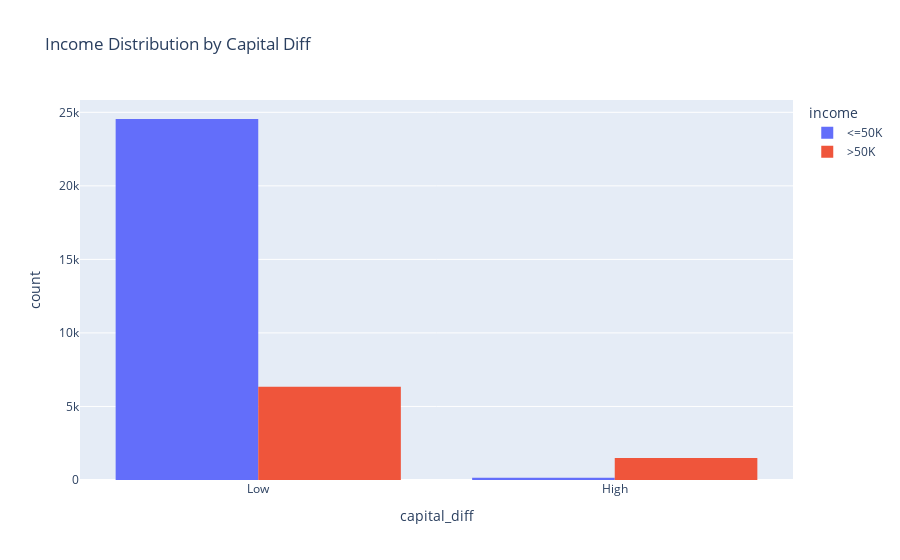

Source (notebook cell):
### Code cell
px.histogram(df, x='capital_diff', color="income", barmode='group', title='Income Distribution by Capital Diff')

### Figure 1 — Plotly figure (JSON) as saved in the notebook; plotly's stock layout.template omitted (floating-point values rounded to 4 significant figures; data arrays with more than 128 entries replaced by an {"elided": "..."} marker saying what was removed)
{"data": [{"alignmentgroup": "True", "bingroup": "x", "hovertemplate": "income=<=50K<br>capital_diff=%{x}<br>count=%{y}<extra></extra>", "legendgroup": "<=50K", "marker": {"color": "#636efa", "pattern": {"shape": ""}}, "name": "<=50K", "offsetgroup": "<=50K", "orientation": "v", "showlegend": true, "type": "histogram", "x": {"elided": "24698 str values"}, "xaxis": "x", "yaxis": "y"}, {"alignmentgroup": "True", "bingroup": "x", "hovertemplate": "income=>50K<br>capital_diff=%{x}<br>count=%{y}<extra></extra>", "legendgroup": ">50K", "marker": {"color": "#EF553B", "pattern": {"shape": ""}}, "name": ">50K", "offsetgroup": ">50K", "orientation": "v", "showlegend": true, "type": "histogram", "x": {"elided": "7839 str values"}, "xaxis": "x", "yaxis": "y"}], "layout": {"barmode": "group", "legend": {"title": {"text": "income"}, "tracegroupgap": 0}, "title": {"text": "Income Distribution by Capital Diff"}, "xaxis": {"anchor": "y", "domain": [0, 1], "title": {"text": "capital_diff"}}, "yaxis": {"anchor": "x", "domain": [0, 1], "title": {"text": "count"}}}}
